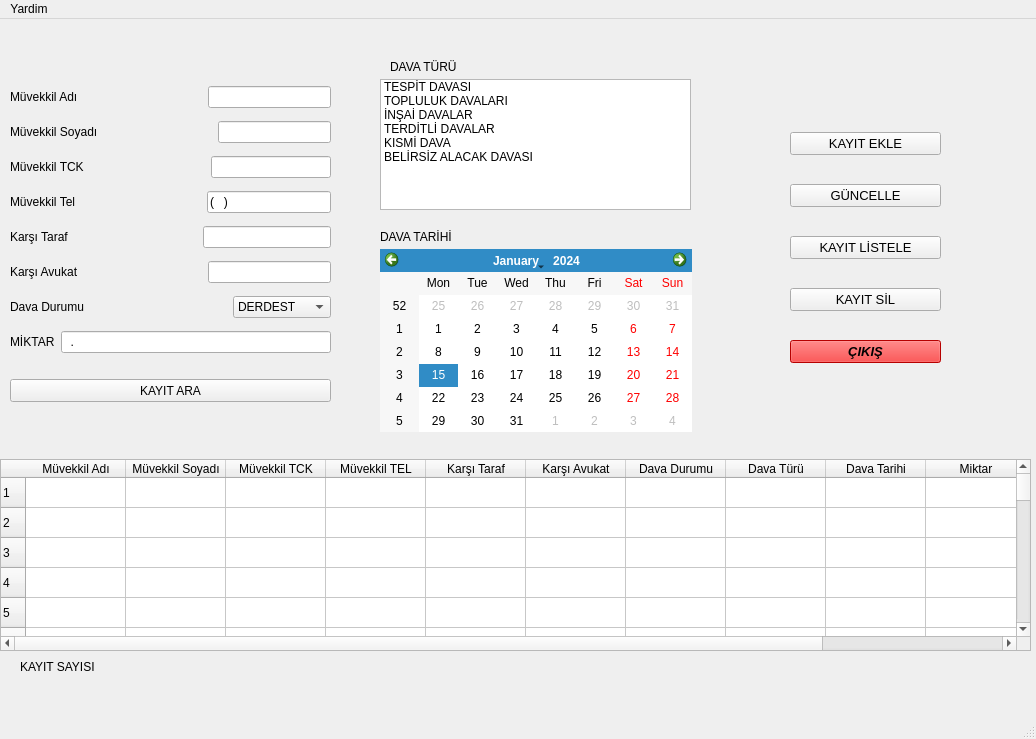
<?xml version="1.0" encoding="UTF-8"?>
<ui version="4.0">
 <class>MainWindow</class>
 <widget class="QMainWindow" name="MainWindow">
  <property name="geometry">
   <rect>
    <x>0</x>
    <y>0</y>
    <width>1036</width>
    <height>739</height>
   </rect>
  </property>
  <property name="windowTitle">
   <string>MainWindow</string>
  </property>
  <widget class="QWidget" name="centralwidget">
   <widget class="QLabel" name="lblKayitSayisibb">
    <property name="geometry">
     <rect>
      <x>20</x>
      <y>640</y>
      <width>121</width>
      <height>16</height>
     </rect>
    </property>
    <property name="text">
     <string>KAYIT SAYISI</string>
    </property>
   </widget>
   <widget class="QPushButton" name="btnAra">
    <property name="geometry">
     <rect>
      <x>10</x>
      <y>360</y>
      <width>321</width>
      <height>23</height>
     </rect>
    </property>
    <property name="text">
     <string>KAYIT ARA</string>
    </property>
   </widget>
   <widget class="QCalendarWidget" name="cwDavaTarihi">
    <property name="geometry">
     <rect>
      <x>380</x>
      <y>230</y>
      <width>312</width>
      <height>183</height>
     </rect>
    </property>
   </widget>
   <widget class="QLabel" name="label_8">
    <property name="geometry">
     <rect>
      <x>390</x>
      <y>40</y>
      <width>121</width>
      <height>16</height>
     </rect>
    </property>
    <property name="text">
     <string>DAVA TÜRÜ</string>
    </property>
   </widget>
   <widget class="QListWidget" name="lwDavaTuru">
    <property name="geometry">
     <rect>
      <x>380</x>
      <y>60</y>
      <width>311</width>
      <height>131</height>
     </rect>
    </property>
    <item>
     <property name="text">
      <string>TESPİT DAVASI</string>
     </property>
    </item>
    <item>
     <property name="text">
      <string>TOPLULUK DAVALARI</string>
     </property>
    </item>
    <item>
     <property name="text">
      <string>İNŞAİ DAVALAR</string>
     </property>
    </item>
    <item>
     <property name="text">
      <string>TERDİTLİ DAVALAR</string>
     </property>
    </item>
    <item>
     <property name="text">
      <string>KISMİ DAVA</string>
     </property>
    </item>
    <item>
     <property name="text">
      <string>BELİRSİZ ALACAK DAVASI</string>
     </property>
    </item>
   </widget>
   <widget class="QLabel" name="label_9">
    <property name="geometry">
     <rect>
      <x>380</x>
      <y>210</y>
      <width>121</width>
      <height>16</height>
     </rect>
    </property>
    <property name="text">
     <string>DAVA TARİHİ</string>
    </property>
   </widget>
   <widget class="QTableWidget" name="tblwBilgiler">
    <property name="geometry">
     <rect>
      <x>0</x>
      <y>440</y>
      <width>1031</width>
      <height>192</height>
     </rect>
    </property>
    <property name="rowCount">
     <number>100</number>
    </property>
    <property name="columnCount">
     <number>11</number>
    </property>
    <row/>
    <row/>
    <row/>
    <row/>
    <row/>
    <row/>
    <row/>
    <row/>
    <row/>
    <row/>
    <row/>
    <row/>
    <row/>
    <row/>
    <row/>
    <row/>
    <row/>
    <row/>
    <row/>
    <row/>
    <row/>
    <row/>
    <row/>
    <row/>
    <row/>
    <row/>
    <row/>
    <row/>
    <row/>
    <row/>
    <row/>
    <row/>
    <row/>
    <row/>
    <row/>
    <row/>
    <row/>
    <row/>
    <row/>
    <row/>
    <row/>
    <row/>
    <row/>
    <row/>
    <row/>
    <row/>
    <row/>
    <row/>
    <row/>
    <row/>
    <row/>
    <row/>
    <row/>
    <row/>
    <row/>
    <row/>
    <row/>
    <row/>
    <row/>
    <row/>
    <row/>
    <row/>
    <row/>
    <row/>
    <row/>
    <row/>
    <row/>
    <row/>
    <row/>
    <row/>
    <row/>
    <row/>
    <row/>
    <row/>
    <row/>
    <row/>
    <row/>
    <row/>
    <row/>
    <row/>
    <row/>
    <row/>
    <row/>
    <row/>
    <row/>
    <row/>
    <row/>
    <row/>
    <row/>
    <row/>
    <row/>
    <row/>
    <row/>
    <row/>
    <row/>
    <row/>
    <row/>
    <row/>
    <row/>
    <row/>
    <column>
     <property name="text">
      <string>Müvekkil Adı</string>
     </property>
    </column>
    <column>
     <property name="text">
      <string>Müvekkil Soyadı</string>
     </property>
    </column>
    <column>
     <property name="text">
      <string>Müvekkil TCK</string>
     </property>
    </column>
    <column>
     <property name="text">
      <string>Müvekkil TEL</string>
     </property>
    </column>
    <column>
     <property name="text">
      <string>Karşı Taraf</string>
     </property>
    </column>
    <column>
     <property name="text">
      <string>Karşı Avukat</string>
     </property>
    </column>
    <column>
     <property name="text">
      <string>Dava Durumu</string>
     </property>
    </column>
    <column>
     <property name="text">
      <string>Dava Türü</string>
     </property>
    </column>
    <column>
     <property name="text">
      <string>Dava Tarihi</string>
     </property>
    </column>
    <column>
     <property name="text">
      <string>Miktar</string>
     </property>
    </column>
    <column/>
   </widget>
   <widget class="QLabel" name="lblKayitSayisi">
    <property name="geometry">
     <rect>
      <x>150</x>
      <y>640</y>
      <width>121</width>
      <height>16</height>
     </rect>
    </property>
    <property name="text">
     <string/>
    </property>
   </widget>
   <widget class="QWidget" name="layoutWidget">
    <property name="geometry">
     <rect>
      <x>790</x>
      <y>90</y>
      <width>151</width>
      <height>281</height>
     </rect>
    </property>
    <layout class="QVBoxLayout" name="verticalLayout_2">
     <item>
      <widget class="QPushButton" name="btnEkle">
       <property name="font">
        <font>
         <pointsize>10</pointsize>
        </font>
       </property>
       <property name="text">
        <string>KAYIT EKLE</string>
       </property>
      </widget>
     </item>
     <item>
      <widget class="QPushButton" name="btnGuncelle">
       <property name="font">
        <font>
         <pointsize>10</pointsize>
        </font>
       </property>
       <property name="text">
        <string>GÜNCELLE</string>
       </property>
      </widget>
     </item>
     <item>
      <widget class="QPushButton" name="btnListele">
       <property name="font">
        <font>
         <pointsize>10</pointsize>
        </font>
       </property>
       <property name="text">
        <string>KAYIT LİSTELE</string>
       </property>
      </widget>
     </item>
     <item>
      <widget class="QPushButton" name="btnSil">
       <property name="font">
        <font>
         <pointsize>10</pointsize>
        </font>
       </property>
       <property name="text">
        <string>KAYIT SİL</string>
       </property>
      </widget>
     </item>
     <item>
      <widget class="QPushButton" name="btnCikis">
       <property name="font">
        <font>
         <pointsize>10</pointsize>
         <weight>75</weight>
         <italic>true</italic>
         <bold>true</bold>
        </font>
       </property>
       <property name="styleSheet">
        <string notr="true">background-color: rgb(255, 0, 0);</string>
       </property>
       <property name="text">
        <string>ÇIKIŞ</string>
       </property>
      </widget>
     </item>
    </layout>
   </widget>
   <widget class="QWidget" name="layoutWidget">
    <property name="geometry">
     <rect>
      <x>10</x>
      <y>60</y>
      <width>321</width>
      <height>281</height>
     </rect>
    </property>
    <layout class="QVBoxLayout" name="verticalLayout">
     <item>
      <layout class="QHBoxLayout" name="horizontalLayout">
       <item>
        <widget class="QLabel" name="label">
         <property name="text">
          <string>Müvekkil Adı</string>
         </property>
        </widget>
       </item>
       <item>
        <spacer name="horizontalSpacer">
         <property name="orientation">
          <enum>Qt::Horizontal</enum>
         </property>
         <property name="sizeHint" stdset="0">
          <size>
           <width>40</width>
           <height>20</height>
          </size>
         </property>
        </spacer>
       </item>
       <item>
        <widget class="QLineEdit" name="lneMuvekkilAdi"/>
       </item>
      </layout>
     </item>
     <item>
      <layout class="QHBoxLayout" name="horizontalLayout_2">
       <item>
        <widget class="QLabel" name="label_2">
         <property name="text">
          <string>Müvekkil Soyadı</string>
         </property>
        </widget>
       </item>
       <item>
        <spacer name="horizontalSpacer_2">
         <property name="orientation">
          <enum>Qt::Horizontal</enum>
         </property>
         <property name="sizeHint" stdset="0">
          <size>
           <width>40</width>
           <height>20</height>
          </size>
         </property>
        </spacer>
       </item>
       <item>
        <widget class="QLineEdit" name="lneMuvekkilSoyadi"/>
       </item>
      </layout>
     </item>
     <item>
      <layout class="QHBoxLayout" name="horizontalLayout_3">
       <item>
        <widget class="QLabel" name="label_3">
         <property name="text">
          <string>Müvekkil TCK</string>
         </property>
        </widget>
       </item>
       <item>
        <spacer name="horizontalSpacer_3">
         <property name="orientation">
          <enum>Qt::Horizontal</enum>
         </property>
         <property name="sizeHint" stdset="0">
          <size>
           <width>40</width>
           <height>20</height>
          </size>
         </property>
        </spacer>
       </item>
       <item>
        <widget class="QLineEdit" name="lneTCK">
         <property name="inputMask">
          <string>99999999999</string>
         </property>
        </widget>
       </item>
      </layout>
     </item>
     <item>
      <layout class="QHBoxLayout" name="horizontalLayout_4">
       <item>
        <widget class="QLabel" name="label_4">
         <property name="text">
          <string>Müvekkil Tel</string>
         </property>
        </widget>
       </item>
       <item>
        <spacer name="horizontalSpacer_4">
         <property name="orientation">
          <enum>Qt::Horizontal</enum>
         </property>
         <property name="sizeHint" stdset="0">
          <size>
           <width>40</width>
           <height>20</height>
          </size>
         </property>
        </spacer>
       </item>
       <item>
        <widget class="QLineEdit" name="lneMuvekkilTel">
         <property name="inputMask">
          <string>(999) 999 99 99</string>
         </property>
        </widget>
       </item>
      </layout>
     </item>
     <item>
      <layout class="QHBoxLayout" name="horizontalLayout_5">
       <item>
        <widget class="QLabel" name="label_5">
         <property name="text">
          <string>Karşı Taraf</string>
         </property>
        </widget>
       </item>
       <item>
        <spacer name="horizontalSpacer_5">
         <property name="orientation">
          <enum>Qt::Horizontal</enum>
         </property>
         <property name="sizeHint" stdset="0">
          <size>
           <width>40</width>
           <height>20</height>
          </size>
         </property>
        </spacer>
       </item>
       <item>
        <widget class="QLineEdit" name="lneKarsiTaraf"/>
       </item>
      </layout>
     </item>
     <item>
      <layout class="QHBoxLayout" name="horizontalLayout_6">
       <item>
        <widget class="QLabel" name="label_7">
         <property name="text">
          <string>Karşı Avukat</string>
         </property>
        </widget>
       </item>
       <item>
        <spacer name="horizontalSpacer_6">
         <property name="orientation">
          <enum>Qt::Horizontal</enum>
         </property>
         <property name="sizeHint" stdset="0">
          <size>
           <width>40</width>
           <height>20</height>
          </size>
         </property>
        </spacer>
       </item>
       <item>
        <widget class="QLineEdit" name="lneKarsiAvukat"/>
       </item>
      </layout>
     </item>
     <item>
      <layout class="QHBoxLayout" name="horizontalLayout_7">
       <item>
        <widget class="QLabel" name="label_12">
         <property name="text">
          <string>Dava Durumu</string>
         </property>
        </widget>
       </item>
       <item>
        <spacer name="horizontalSpacer_7">
         <property name="orientation">
          <enum>Qt::Horizontal</enum>
         </property>
         <property name="sizeHint" stdset="0">
          <size>
           <width>40</width>
           <height>20</height>
          </size>
         </property>
        </spacer>
       </item>
       <item>
        <widget class="QComboBox" name="cmbDavaDurumu">
         <item>
          <property name="text">
           <string>DERDEST</string>
          </property>
         </item>
         <item>
          <property name="text">
           <string>TEMYİZ</string>
          </property>
         </item>
         <item>
          <property name="text">
           <string>BİTTİ-ARŞİV</string>
          </property>
         </item>
        </widget>
       </item>
      </layout>
     </item>
     <item>
      <layout class="QHBoxLayout" name="horizontalLayout_8">
       <item>
        <widget class="QLabel" name="label_11">
         <property name="text">
          <string>MİKTAR</string>
         </property>
        </widget>
       </item>
       <item>
        <widget class="QLineEdit" name="lneMiktar">
         <property name="inputMask">
          <string>99.999</string>
         </property>
        </widget>
       </item>
      </layout>
     </item>
    </layout>
   </widget>
  </widget>
  <widget class="QMenuBar" name="menubar">
   <property name="geometry">
    <rect>
     <x>0</x>
     <y>0</y>
     <width>1036</width>
     <height>21</height>
    </rect>
   </property>
   <widget class="QMenu" name="menuYardim">
    <property name="title">
     <string>Yardim</string>
    </property>
    <addaction name="menuhakkinda"/>
   </widget>
   <addaction name="menuYardim"/>
  </widget>
  <widget class="QStatusBar" name="statusbar"/>
  <action name="menuhakkinda">
   <property name="text">
    <string>Hakkinda</string>
   </property>
  </action>
 </widget>
 <resources/>
 <connections/>
</ui>
